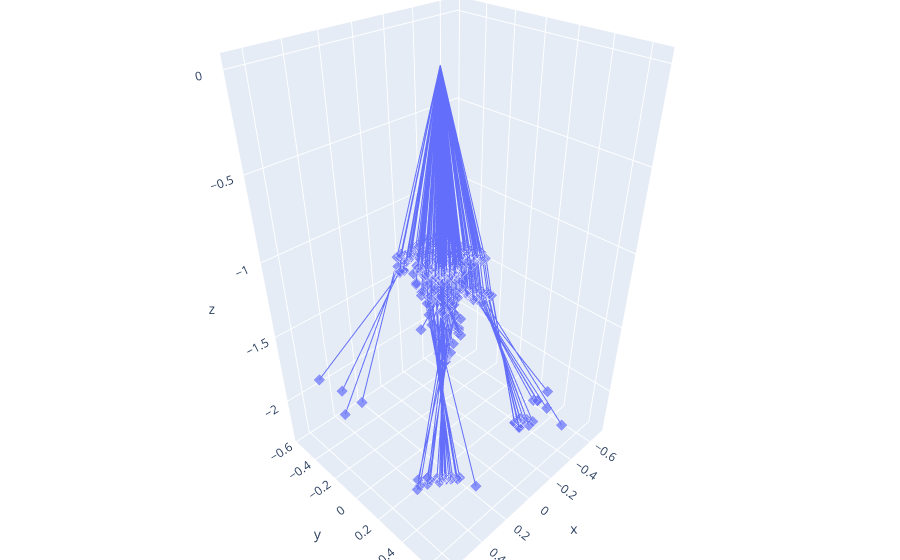

Source (notebook cell):
### Code cell
## Only rays that intersect the lenslets
viz.fig

### Figure 1 — Plotly figure (JSON) as saved in the notebook; plotly's stock layout.template omitted (floating-point values rounded to 4 significant figures; data arrays with more than 128 entries replaced by an {"elided": "..."} marker saying what was removed)
{"data": [{"legendgroup": "Ray 0", "marker": {"size": {"elided": "1500 int values"}, "symbol": "diamond"}, "mode": "lines+markers", "name": "Ray 0", "showlegend": false, "type": "scatter3d", "x": {"elided": "1500 float values"}, "y": {"elided": "1500 float values"}, "z": {"elided": "1500 float values"}}, {"marker": {"color": "rgba(0, 0, 0, 0.0)", "size": 0.01}, "showlegend": false, "type": "scatter3d", "x": [0], "y": [0], "z": [0]}], "layout": {"legend": {"y": 0.96}, "margin": {"b": 0, "l": 0, "r": 0, "t": 0}, "scene": {"aspectmode": "data"}}}
